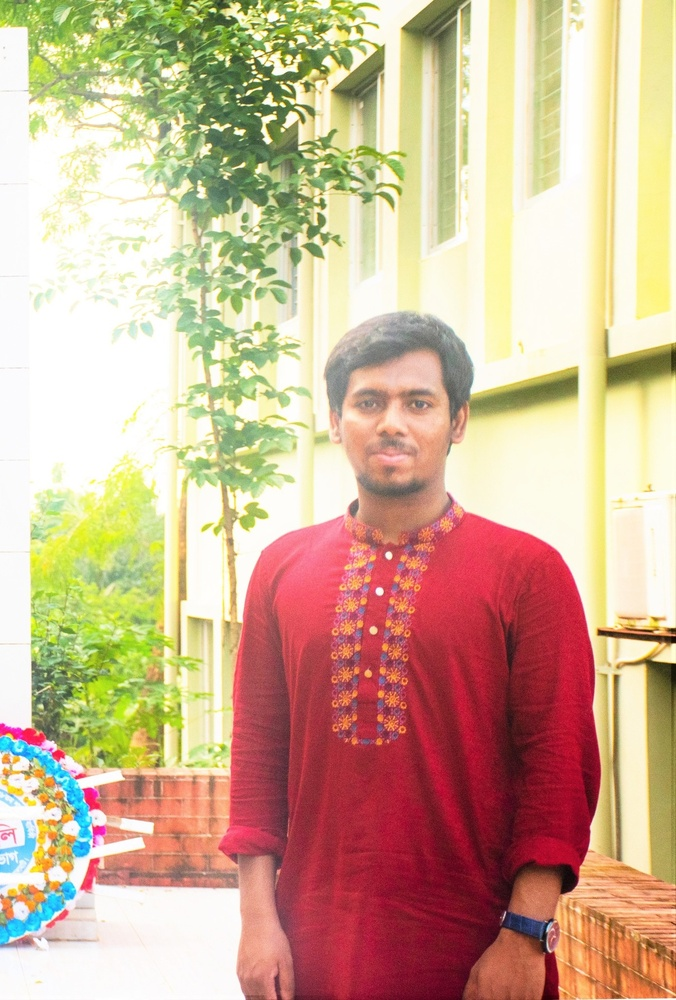
#> input picture rasel.jpg, 676 x 1000 px, shrunk from 1385 x 2048 before the run
$ jupyter execute denoising_image.ipynb
#> lines starting #> are read from the running program, lines starting #| are printed output that depends on the picture
[cell 1]
import cv2
import matplotlib.pyplot as plt
import numpy as np
import random

[cell 2]
img = cv2.imread('rasel.jpg')
#> img is the input picture: shape (1000, 676, 3); mean B, G, R 148.4, 177.1, 207.7
img = cv2.cvtColor(img, cv2.COLOR_BGR2RGB)

[cell 3]
noisy = np.zeros(img.shape, np.uint8)

p = 0.2

# transvering image
for i in range(img.shape[0]):
    for j in range(img.shape[1]):
        r = random.random()
        if r < p / 2:
            noisy[i][j] = [0, 0, 0]
        elif r < p:
            noisy[i][j] = [255, 255, 255]
        else:
            noisy[i][j] = img[i][j]
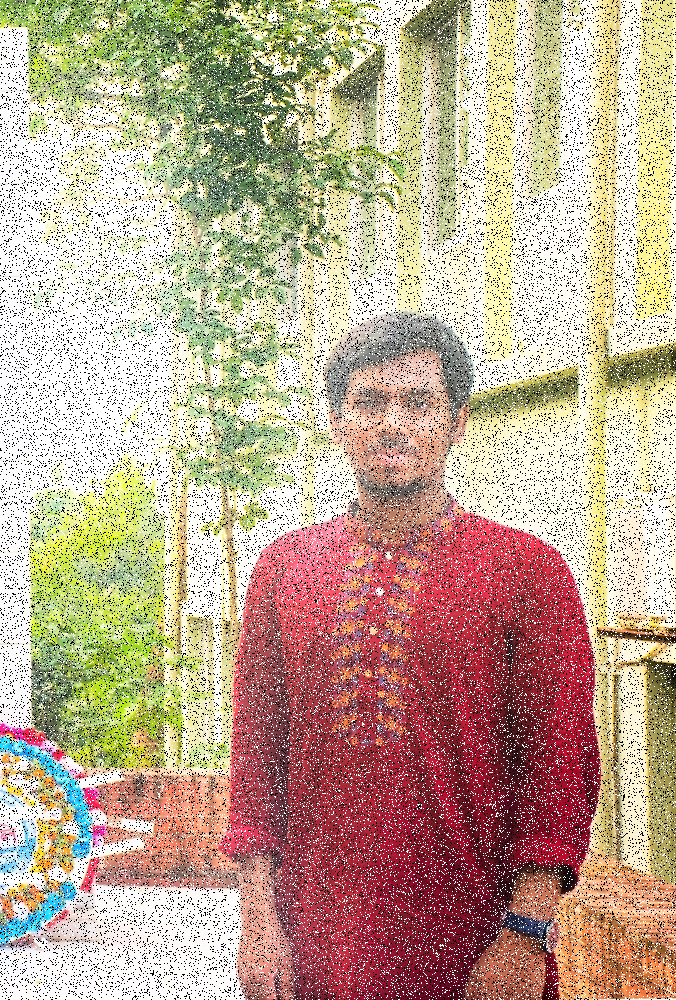
#> noisy: shape (1000, 676, 3); mean R, G, B 191.7, 167.2, 144.3

[cell 4]
# median blur
denoised = cv2.medianBlur(noisy, 5)

output = [noisy, denoised]

titles = ['Noisy', 'Denoised']

for i in range(2):
    plt.subplot(1, 2, i + 1)
    plt.imshow(output[i])
    plt.title(titles[i])
    plt.xticks([])
    plt.yticks([])
plt.show()
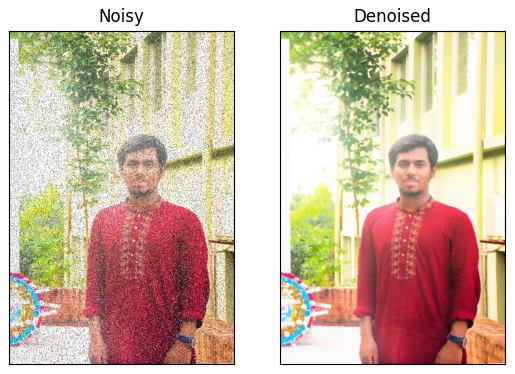
#> figure drawn by matplotlib, 2 panels

$ run again, with rmstu.jpg copied over rasel.jpg
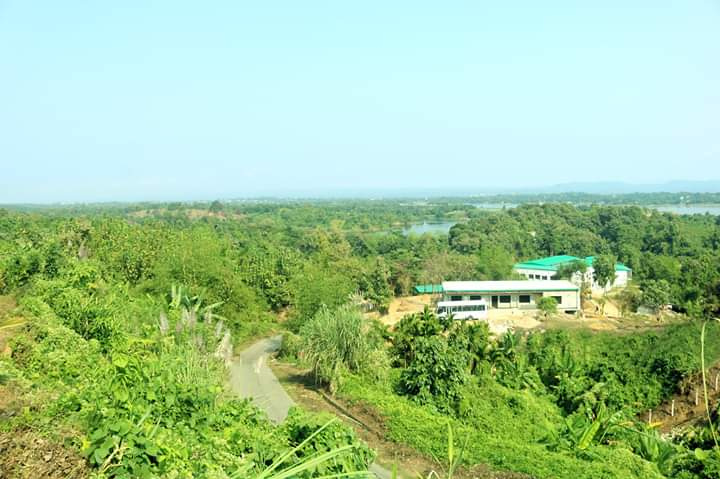
#> input picture rmstu.jpg, 720 x 479 px
#> img is the input picture: shape (479, 720, 3); mean B, G, R 150.2, 197.4, 160.6
#> after the loop `for i in range(img.shape[0]):`:
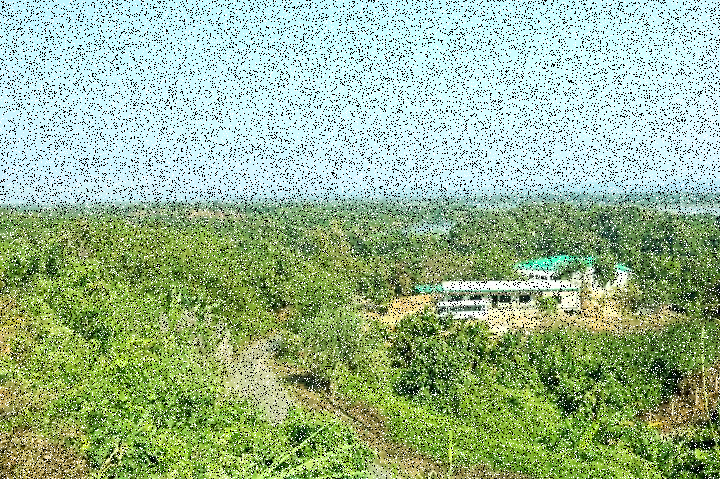
#> noisy: shape (479, 720, 3); mean R, G, B 154, 183.4, 145.7
#> `plt.show()`:
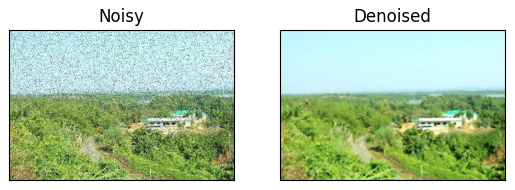
#> figure drawn by matplotlib, 2 panels

$ run again, with rass.png saved as rasel.jpg
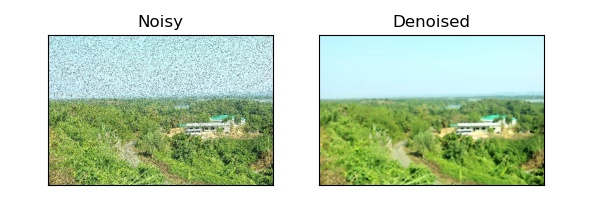
#> input picture rass.png, 596 x 207 px
#> img is the input picture: shape (207, 596, 3); mean B, G, R 192.4, 215.6, 197.7
#> after the loop `for i in range(img.shape[0]):`:
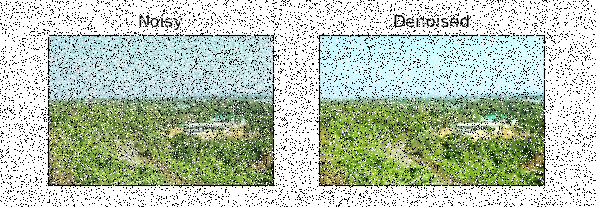
#> noisy: shape (207, 596, 3); mean R, G, B 183.6, 197.9, 179.3
#> `plt.show()`:
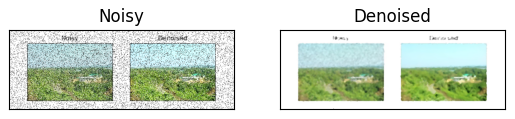
#> figure drawn by matplotlib, 2 panels
